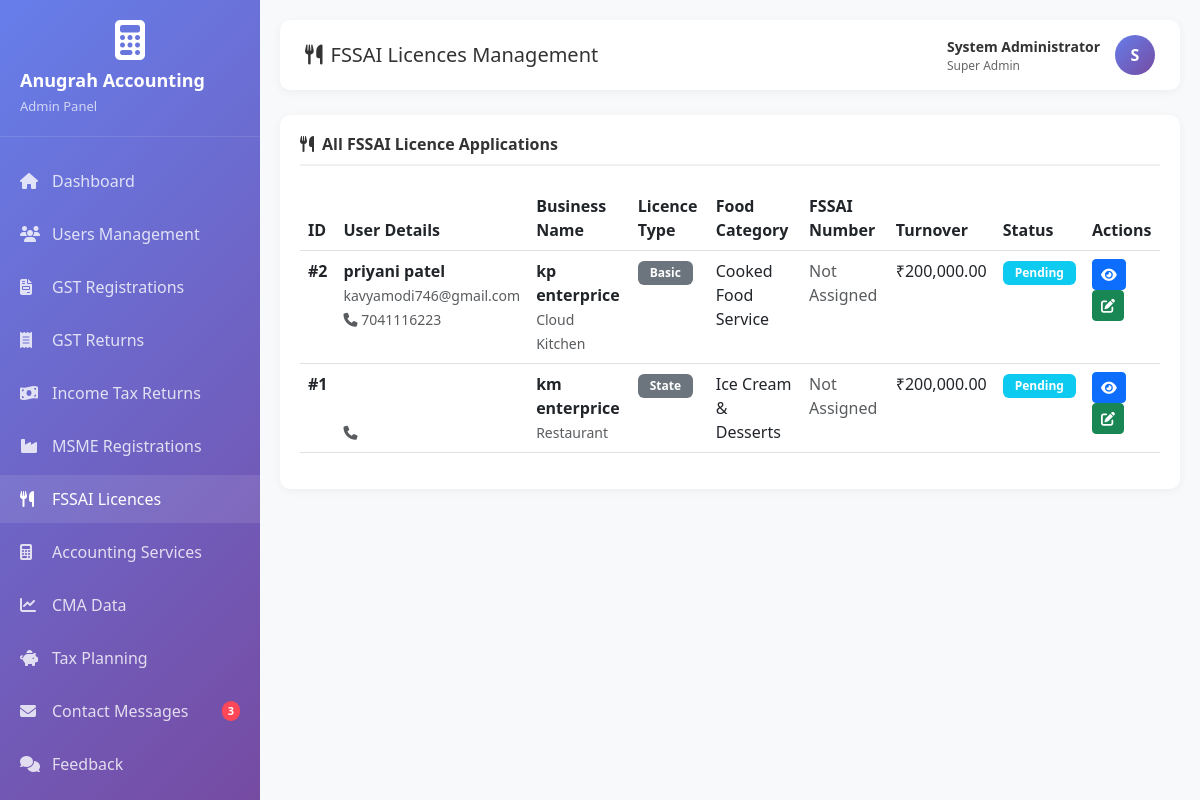
Screenshot of /admin_fssai.php (signed in) with the database file from the repository.
### tables this page shows
CREATE TABLE IF NOT EXISTS `fssai_licences` (
  `id` int(11) NOT NULL AUTO_INCREMENT,
  `user_name` varchar(255) DEFAULT NULL,
  `user_email` varchar(255) DEFAULT NULL,
  `user_phone` varchar(20) DEFAULT NULL,
  `user_id` int(11) DEFAULT NULL,
  `business_name` varchar(255) NOT NULL,
  `pan_number` varchar(10) DEFAULT NULL,
  `business_type` varchar(100) DEFAULT NULL,
  `licence_type` varchar(50) DEFAULT NULL,
  `food_category` varchar(255) DEFAULT NULL,
  `business_address` text,
  `state` varchar(100) DEFAULT NULL,
  `pincode` varchar(10) DEFAULT NULL,
  `fssai_number` varchar(20) DEFAULT NULL,
  `licence_issue_date` date DEFAULT NULL,
  `licence_expiry_date` date DEFAULT NULL,
  `annual_turnover` decimal(15,2) DEFAULT NULL,
  `number_of_employees` int(11) DEFAULT NULL,
  `water_source` varchar(100) DEFAULT NULL,
  `waste_disposal` varchar(100) DEFAULT NULL,
  `certificate_path` varchar(255) DEFAULT NULL,
  `documents` text COMMENT 'JSON format for multiple documents including rent agreement',
  `notes` text,
  `status` varchar(20) DEFAULT 'Pending',
  `assigned_to` int(11) DEFAULT NULL,
  `created_at` timestamp NOT NULL DEFAULT CURRENT_TIMESTAMP,
  `updated_at` timestamp NOT NULL DEFAULT CURRENT_TIMESTAMP ON UPDATE CURRENT_TIMESTAMP,
  `submitted_at` timestamp NULL DEFAULT CURRENT_TIMESTAMP,
  PRIMARY KEY (`id`),
  KEY `idx_user_id` (`user_id`),
  KEY `idx_fssai_number` (`fssai_number`),
  KEY `idx_status` (`status`),
  KEY `idx_assigned_to` (`assigned_to`),
  KEY `idx_user_email` (`user_email`(191)),
  KEY `idx_user_phone` (`user_phone`),
  KEY `idx_pan_number` (`pan_number`),
  KEY `idx_business_name` (`business_name`(100)),
  KEY `idx_created_at` (`created_at`),
  KEY `idx_submitted_at` (`submitted_at`)
);

CREATE TABLE IF NOT EXISTS `users` (
  `id` int(11) NOT NULL AUTO_INCREMENT,
  `name` varchar(100) NOT NULL,
  `email` varchar(100) NOT NULL,
  `phone` varchar(15) NOT NULL,
  `company_name` varchar(255) DEFAULT NULL,
  `gstin` varchar(15) DEFAULT NULL,
  `is_active` tinyint(1) DEFAULT '1',
  `password` varchar(255) NOT NULL,
  `created_at` timestamp NOT NULL DEFAULT CURRENT_TIMESTAMP,
  `updated_at` timestamp NOT NULL DEFAULT CURRENT_TIMESTAMP ON UPDATE CURRENT_TIMESTAMP,
  PRIMARY KEY (`id`),
  UNIQUE KEY `email` (`email`),
  KEY `idx_users_email` (`email`),
  KEY `idx_users_gstin` (`gstin`)
);

### admin_fssai.php (the view, shortened to what this page needs)
<?php
require_once 'db_config.php';
$adminName = $_SESSION['admin_name'];
$adminRole = $_SESSION['admin_role'];
$stats = array();
$stats['new_messages'] = 0;
$messageCountQuery = $conn->query("SELECT COUNT(*) as count FROM contact_messages WHERE status = 'New'");
if ($messageCountQuery) {
    $messageRow = $messageCountQuery->fetch_assoc();
    $stats['new_messages'] = $messageRow['count'];
}
$licences = $conn->query("SELECT f.*, u.name as user_name, u.email, u.phone, a.full_name as assigned_name
    FROM fssai_licences f
    LEFT JOIN users u ON f.user_id = u.id
    LEFT JOIN admin_users a ON f.assigned_to = a.id
    ORDER BY f.created_at DESC");
?>
<!DOCTYPE html>
<html lang="en">
<head>
    <link href="https://cdn.jsdelivr.net/npm/bootstrap@5.3.0/dist/css/bootstrap.min.css" rel="stylesheet">
    <link href="https://cdnjs.cloudflare.com/ajax/libs/font-awesome/6.4.0/css/all.min.css" rel="stylesheet">
</head>
<body>
    <div class="sidebar">
        <div class="sidebar-header">
            <div class="text-center">
                <i class="fas fa-calculator" style="font-size: 40px; color: white; margin-bottom: 10px;"></i>
            </div>
            <h4>Anugrah Accounting</h4>
            <p>Admin Panel</p>
        </div>
       <ul class="sidebar-menu">
            <li><a href="admin_dashboard.php"><i class="fas fa-home"></i> Dashboard</a></li>
            <li><a href="admin_users.php"><i class="fas fa-users"></i> Users Management</a></li>
            <li><a href="admin_gst_reg.php"><i class="fas fa-file-invoice"></i> GST Registrations</a></li>
            <li><a href="admin_gst_returns.php"><i class="fas fa-receipt"></i> GST Returns</a></li>
            <li><a href="admin_income_tax.php"><i class="fas fa-money-bill-wave"></i> Income Tax Returns</a></li>
            <li><a href="admin_msme.php"><i class="fas fa-industry"></i> MSME Registrations</a></li>
            <li><a href="admin_fssai.php" class="active"><i class="fas fa-utensils"></i> FSSAI Licences</a></li>
            <li><a href="admin_accounting.php"><i class="fas fa-calculator"></i> Accounting Services</a></li>
            <li><a href="admin_cma.php"><i class="fas fa-chart-line"></i> CMA Data</a></li>
            <li><a href="admin_tax_planning.php"><i class="fas fa-piggy-bank"></i> Tax Planning</a></li>
            <li>
                <a href="admin_messages.php">
                    <i class="fas fa-envelope"></i> Contact Messages
                    <?php if($stats['new_messages'] > 0): ?>
                        <span class="notification-badge"><?php echo $stats['new_messages']; ?></span>
                    <?php endif; ?>
                </a>
            </li>
            <li><a href="admin_feedback.php"><i class="fas fa-comments"></i> Feedback</a></li>
            <li>
                <a href="admin_notifications.php">
                </a>
            </li>
        </ul>
    </div>
    <div class="main-content">
        <div class="top-nav">
            <h5><i class="fas fa-utensils me-2"></i>FSSAI Licences Management</h5>
            <div class="admin-info">
                <div>
                    <div style="font-size: 14px; font-weight: 600; color: #333;"><?php echo htmlspecialchars($adminName); ?></div>
                    <div style="font-size: 12px; color: #666;"><?php echo htmlspecialchars($adminRole); ?></div>
                </div>
                <div class="admin-avatar"><?php echo strtoupper(substr($adminName, 0, 1)); ?></div>
            </div>
        </div>
        <div class="table-card">
            <h6><i class="fas fa-utensils me-2"></i>All FSSAI Licence Applications</h6>
            <?php if($licences->num_rows > 0): ?>
            <div class="table-responsive">
                <table class="table table-hover">
                    <thead>
                        <tr>
                            <th>ID</th>
                            <th>User Details</th>
                            <th>Business Name</th>
                            <th>Licence Type</th>
                            <th>Food Category</th>
                            <th>FSSAI Number</th>
                            <th>Turnover</th>
                            <th>Status</th>
                            <th>Actions</th>
                        </tr>
                    </thead>
                    <tbody>
                        <?php while($licence = $licences->fetch_assoc()): ?>
                        <tr>
                            <td><strong>#<?php echo $licence['id']; ?></strong></td>
                            <td>
                                <strong><?php echo htmlspecialchars($licence['user_name']); ?></strong><br>
                                <small class="text-muted"><?php echo htmlspecialchars($licence['email']); ?></small><br>
                                <small class="text-muted"><i class="fas fa-phone"></i> <?php echo htmlspecialchars($licence['phone']); ?></small>
                            </td>
                            <td>
                                <strong><?php echo htmlspecialchars($licence['business_name']); ?></strong><br>
                                <small class="text-muted"><?php echo htmlspecialchars($licence['business_type']); ?></small>
                            </td>
                            <td><span class="badge bg-secondary"><?php echo htmlspecialchars($licence['licence_type']); ?></span></td>
                            <td><?php echo htmlspecialchars($licence['food_category']); ?></td>
                            <td>
                                <?php if($licence['fssai_number']): ?>
                                    <span class="badge bg-success"><?php echo htmlspecialchars($licence['fssai_number']); ?></span>
                                <?php else: ?>
                                    <span class="text-muted">Not Assigned</span>
                                <?php endif; ?>
                            </td>
                            <td>₹<?php echo number_format($licence['annual_turnover'], 2); ?></td>
                            <td>
                                <?php
                                $statusClass = 'secondary';
                                if($licence['status'] == 'Completed') $statusClass = 'success';
                                elseif($licence['status'] == 'In Progress') $statusClass = 'warning';
                                elseif($licence['status'] == 'Pending') $statusClass = 'info';
                                elseif($licence['status'] == 'Rejected') $statusClass = 'danger';
                                ?>
                                <span class="badge bg-<?php echo $statusClass; ?>"><?php echo $licence['status']; ?></span>
                            </td>
                            <td>
                                <button class="btn btn-sm btn-primary" data-bs-toggle="modal" data-bs-target="#viewModal<?php echo $licence['id']; ?>" title="View Details">
                                    <i class="fas fa-eye"></i>
                                </button>
                                <button class="btn btn-sm btn-success" data-bs-toggle="modal" data-bs-target="#updateModal<?php echo $licence['id']; ?>" title="Update Status">
                                    <i class="fas fa-edit"></i>
                                </button>
                            </td>
                        </tr>
                        <?php endwhile; ?>
                    </tbody>
                </table>
            </div>
            <?php endif; ?>
        </div>
    </div>
</body>
</html>

### admin_fssai.php (style rules this page uses)
* { margin: 0; padding: 0; box-sizing: border-box; }
body { font-family: 'Segoe UI', Tahoma, Geneva, Verdana, sans-serif; background-color: #f8f9fa; }
.sidebar { position: fixed; top: 0; left: 0; height: 100vh; width: 260px; background: linear-gradient(135deg, #667eea 0%, #764ba2 100%); padding: 20px 0; overflow-y: auto; z-index: 1000; }
.sidebar-header { padding: 0 20px 20px; border-bottom: 1px solid rgba(255,255,255,0.1); margin-bottom: 20px; }
.sidebar-header h4 { color: white; font-size: 18px; font-weight: 600; margin-bottom: 5px; }
.sidebar-header p { color: rgba(255,255,255,0.7); font-size: 13px; margin: 0; }
.sidebar-menu { list-style: none; padding: 0; }
.sidebar-menu li { margin-bottom: 5px; position: relative; }
.sidebar-menu a { display: flex; align-items: center; padding: 12px 20px; color: rgba(255,255,255,0.8); text-decoration: none; transition: all 0.3s; }
.sidebar-menu a:hover, .sidebar-menu a.active { background: rgba(255,255,255,0.1); color: white; }
.sidebar-menu i { width: 20px; margin-right: 12px; font-size: 16px; }
.notification-badge { background: #ff4757; color: white; border-radius: 10px; padding: 2px 6px; font-size: 11px; margin-left: auto; font-weight: 600; }
.main-content { margin-left: 260px; padding: 20px; min-height: 100vh; }
.top-nav { background: white; padding: 15px 25px; border-radius: 10px; margin-bottom: 25px; box-shadow: 0 2px 10px rgba(0,0,0,0.05); display: flex; justify-content: space-between; align-items: center; }
.top-nav h5 { margin: 0; color: #333; }
.admin-info { display: flex; align-items: center; gap: 15px; }
.admin-avatar { width: 40px; height: 40px; border-radius: 50%; background: linear-gradient(135deg, #667eea 0%, #764ba2 100%); display: flex; align-items: center; justify-content: center; color: white; font-weight: 600; }
.table-card { background: white; border-radius: 10px; padding: 20px; box-shadow: 0 2px 10px rgba(0,0,0,0.05); }
.table-card h6 { color: #333; font-weight: 600; margin-bottom: 20px; padding-bottom: 10px; border-bottom: 2px solid #f0f0f0; }
.badge { padding: 6px 12px; font-size: 12px; }

### rows the page displays
fssai_licences: id "2", user.name "priyani patel", user.email "kavyamodi746@gmail.com", user.phone "7041116223", business_name "kp enterprice", business_type "Cloud Kitchen", licence_type "Basic", food_category "Cooked Food Service", shows "Not Assigned", annual_turnover "200,000.00", status "Pending"
fssai_licences: id "1", business_name "km enterprice", business_type "Restaurant", licence_type "State", food_category "Ice Cream & Desserts", shows "Not Assigned", annual_turnover "200,000.00", status "Pending"

### other values shown
$stats['new_messages'] "3"
$adminName "System Administrator"
$adminRole "Super Admin"
substr($adminName, 0, 1) "S"
